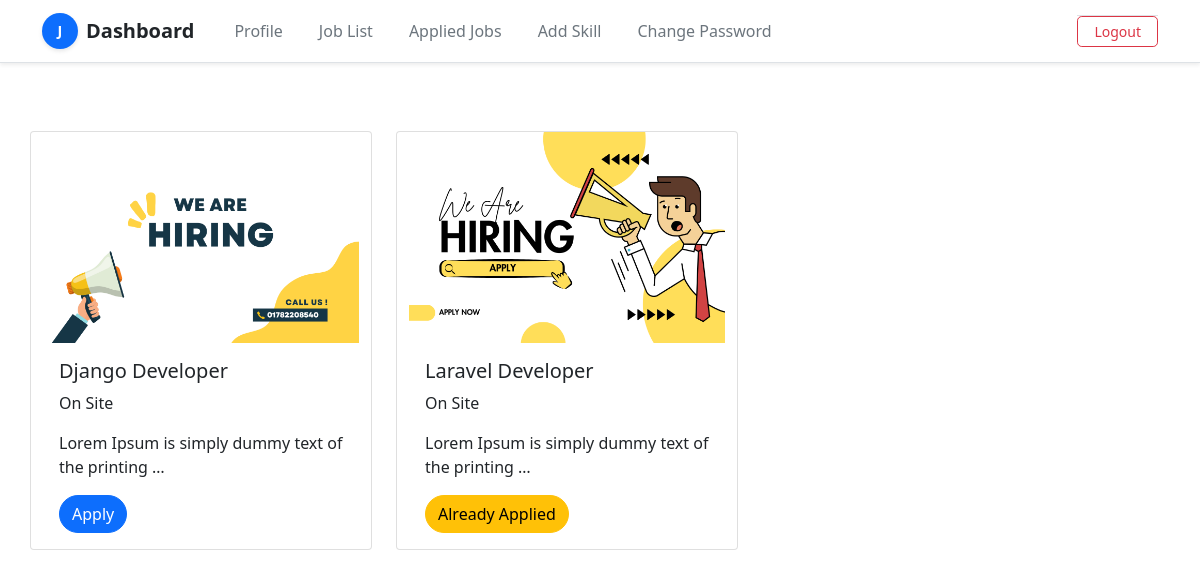
/jobs/ (signed in), run on the app's committed database.
### Job_App/models.py (models this page shows, shortened)
class JobpostModel(models.Model):
    user = models.ForeignKey(RecruiterProfileModel, on_delete=models.CASCADE)
    title = models.CharField(max_length=200,null=True)
    type = models.CharField(max_length=200,null=True)
    description = models.TextField(null=True)
    image = models.ImageField(upload_to='media/jobs', null=True)
    skill_set = models.ManyToManyField(SkillsModel, blank=True)

### Job_App/views.py (the view)
# urls.py: path('jobs/',joblistPage,name='jobs'),
def joblistPage(req):
    if req.user.user_type == 'recruiter':
        try:
            recruiter = RecruiterProfileModel.objects.get(user = req.user)
            jobid = None
        except:
            messages.warning(req,'Profile Update First')
            return redirect('recruiter')
        jobs = JobpostModel.objects.filter(user = recruiter)
        skills = None
    elif req.user.user_type == 'jobseeker':
        seeker = JobseekerProfileModel.objects.get(user = req.user)
        if seeker:
            skills = seeker.skill_set.all() or 'No Skill Added'
            if skills != 'No Skill Added':
                jobs = JobpostModel.objects.filter(skill_set__in = skills).distinct()
                jobid = list(ApplyModel.objects.filter(user = seeker).values_list("job_id", flat=True)) or None
            else:
                jobs = None
                jobid = None
    con = {
        'jobs': jobs,
        'skills': skills,
        'jobid': jobid
    }
    return render(req,'pages/joblist.html',con)

### Job_App/templates/pages/joblist.html (shortened to what this page needs)
{% extends 'base/base.html' %}
{% block body %}
<div class="row ">
    {% if skills == 'No Skill Added' %}
    <div class="d-flex justify-content-center align-items-center">No skill found! Update your profile first to see your
        profile matching jobs.</div>
    {% else %}
    {% for j in jobs %}
    <div class="card me-4" style="width: 30%; margin-top: 20px;">
        {% if j.image %}
        <img src="{{j.image.url}}" class="card-img-top" alt="...">
        {% endif %}
        <div class="card-body">
            <h5 class="card-title">{{j.title}}</h5>
            <p>{{j.type}}</p>
            <p class="card-text">{{j.description | truncatechars:50}}</p>
            {% if request.user.user_type == 'jobseeker' %}
            {% if j.id in jobid %}
            <a href="javascript:void(0)" class="btn btn-warning rounded-pill">Already Applied</a>
            {% else %}
            <a href="{% url 'apply' j.id %}" class="btn btn-primary rounded-pill">Apply</a>
            {% endif %}
            {% elif request.user.user_type == 'recruiter' %}
            <a href="{% url 'editjobpost' j.id %}" class="btn btn-warning rounded-pill">Edit</a>
            <a href="{% url 'deletejob' j.id %}" class="btn btn-danger rounded-pill">Delete</a>
            {% endif %}
        </div>
    </div>
    {% endfor %}
    {% endif %}
</div>
{% endblock body %}

### data on the page
JobpostModel: image (picture), title "Django Developer", type "On Site", description "Lorem Ipsum is simply dummy text of the printing …", shows "Apply"
JobpostModel: image (picture), title "Laravel Developer", type "On Site", description "Lorem Ipsum is simply dummy text of the printing …", shows "Already Applied"
